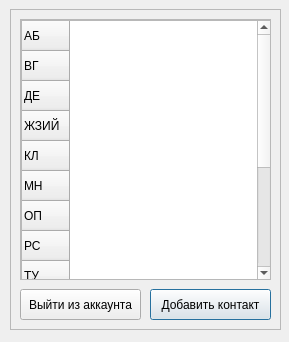
<?xml version="1.0" encoding="UTF-8"?>
<ui version="4.0">
 <class>Dialog</class>
 <widget class="QDialog" name="Dialog">
  <property name="geometry">
   <rect>
    <x>0</x>
    <y>0</y>
    <width>289</width>
    <height>342</height>
   </rect>
  </property>
  <property name="windowTitle">
   <string>Dialog</string>
  </property>
  <widget class="QFrame" name="frame">
   <property name="geometry">
    <rect>
     <x>10</x>
     <y>9</y>
     <width>271</width>
     <height>321</height>
    </rect>
   </property>
   <property name="frameShape">
    <enum>QFrame::StyledPanel</enum>
   </property>
   <property name="frameShadow">
    <enum>QFrame::Raised</enum>
   </property>
   <widget class="QScrollArea" name="scrollArea">
    <property name="geometry">
     <rect>
      <x>10</x>
      <y>10</y>
      <width>251</width>
      <height>261</height>
     </rect>
    </property>
    <property name="widgetResizable">
     <bool>true</bool>
    </property>
    <widget class="QWidget" name="scrollAreaWidgetContents">
     <property name="geometry">
      <rect>
       <x>0</x>
       <y>0</y>
       <width>249</width>
       <height>259</height>
      </rect>
     </property>
     <widget class="QTableWidget" name="tableWidget">
      <property name="geometry">
       <rect>
        <x>0</x>
        <y>0</y>
        <width>251</width>
        <height>261</height>
       </rect>
      </property>
      <attribute name="horizontalHeaderCascadingSectionResizes">
       <bool>false</bool>
      </attribute>
      <attribute name="horizontalHeaderDefaultSectionSize">
       <number>100</number>
      </attribute>
      <attribute name="horizontalHeaderHighlightSections">
       <bool>false</bool>
      </attribute>
      <attribute name="verticalHeaderVisible">
       <bool>true</bool>
      </attribute>
      <row>
       <property name="text">
        <string>АБ</string>
       </property>
      </row>
      <row>
       <property name="text">
        <string>ВГ</string>
       </property>
      </row>
      <row>
       <property name="text">
        <string>ДЕ</string>
       </property>
      </row>
      <row>
       <property name="text">
        <string>ЖЗИЙ</string>
       </property>
      </row>
      <row>
       <property name="text">
        <string>КЛ</string>
       </property>
      </row>
      <row>
       <property name="text">
        <string>МН</string>
       </property>
      </row>
      <row>
       <property name="text">
        <string>ОП</string>
       </property>
      </row>
      <row>
       <property name="text">
        <string>РС</string>
       </property>
      </row>
      <row>
       <property name="text">
        <string>ТУ</string>
       </property>
      </row>
      <row>
       <property name="text">
        <string>ФХ</string>
       </property>
      </row>
      <row>
       <property name="text">
        <string>ЦЧШЩ</string>
       </property>
      </row>
      <row>
       <property name="text">
        <string>ЪЫЬЭ</string>
       </property>
      </row>
      <row>
       <property name="text">
        <string>ЮЯ</string>
       </property>
      </row>
      <row>
       <property name="text">
        <string>Прочее</string>
       </property>
      </row>
     </widget>
    </widget>
   </widget>
   <widget class="QPushButton" name="addButton">
    <property name="geometry">
     <rect>
      <x>140</x>
      <y>280</y>
      <width>121</width>
      <height>31</height>
     </rect>
    </property>
    <property name="text">
     <string>Добавить контакт</string>
    </property>
   </widget>
   <widget class="QPushButton" name="exitButton">
    <property name="geometry">
     <rect>
      <x>10</x>
      <y>280</y>
      <width>121</width>
      <height>31</height>
     </rect>
    </property>
    <property name="text">
     <string>Выйти из аккаунта</string>
    </property>
   </widget>
  </widget>
 </widget>
 <resources/>
 <connections/>
</ui>
